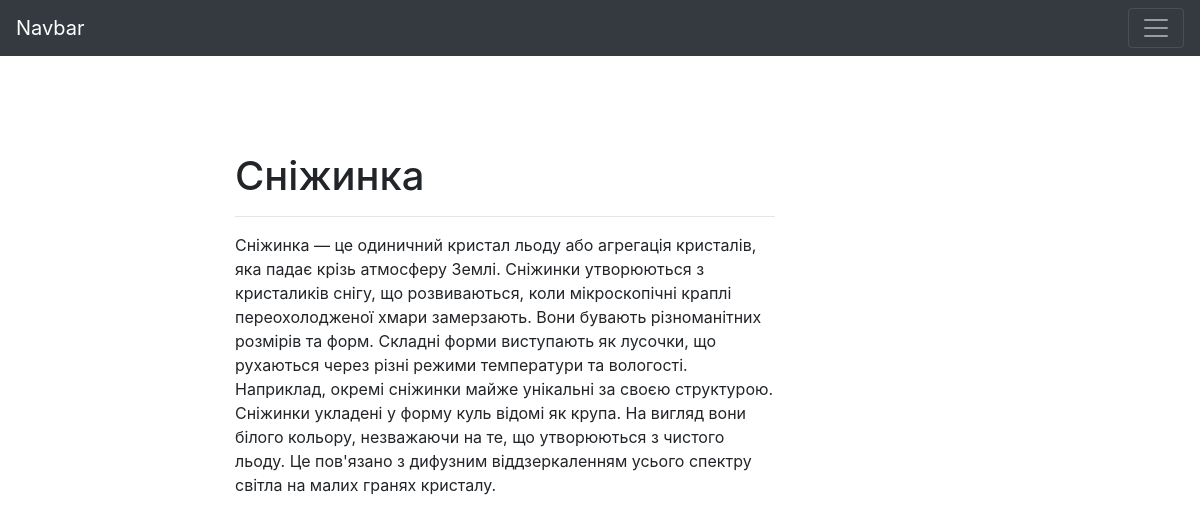
/blog/post/snigynka_slug/, run on the app's committed database.
### blog/models.py (models this page shows, shortened)
class Post(models.Model):
    title = models.CharField(max_length=150, db_index=True)
    slug = models.SlugField(max_length=150,unique=True)
    body = models.TextField(blank=True, db_index=True)
    tags = models.ManyToManyField('Tag', blank=True, related_name='post')
    date_pub = models.DateTimeField(auto_now_add=True)
    class Meta:
        ordering = ['-date_pub']

### blog/views.py (the view)
# urls.py: path('post/<str:slug>/', PostDetail.as_view(), name='post_detail_url'),
class PostDetail(ObjectDetailMixin, View):
    model = Post
    template = 'blog/post_detail.html'

### blog/utils.py (called while the page is built)
    def get(self, request, slug):
        obj = get_object_or_404(self.model, slug__iexact=slug)
        return render(request, self.template, context={self.model.__name__.lower():obj})

### blog/templates/blog/post_detail.html (shortened to what this page needs)
{% extends 'blog/base_blog.html' %}
{% block content %}
  <h1 class="mt-5">
    {{ post.title }}
  </h1>
  <hr>
  <p>
    {{ post.body }}
  </p>
{% endblock %}

### data on the page
Post: title "Сніжинка", body "Сніжинка — це одиничний кристал льоду або агрегація кристалів, яка падає крізь атмосферу Землі. Сніжинки утворюються з кристаликів снігу, що розвиваються, коли мікроскопічні краплі переохолодженої хмари замерзають. Вони бувають різноманітних розмірів та форм. Складні форми виступають як лусочки, що рухаються через різні режими температури та вологості. Наприклад, окремі сніжинки майже унікальні за своєю структурою. Сніжинки укладені у форму куль відомі як крупа. На вигляд вони білого кольору, незважаючи на те, що утворюються з чистого льоду. Це пов'язано з дифузним віддзеркаленням усього спектру світла на малих гранях кристалу."
